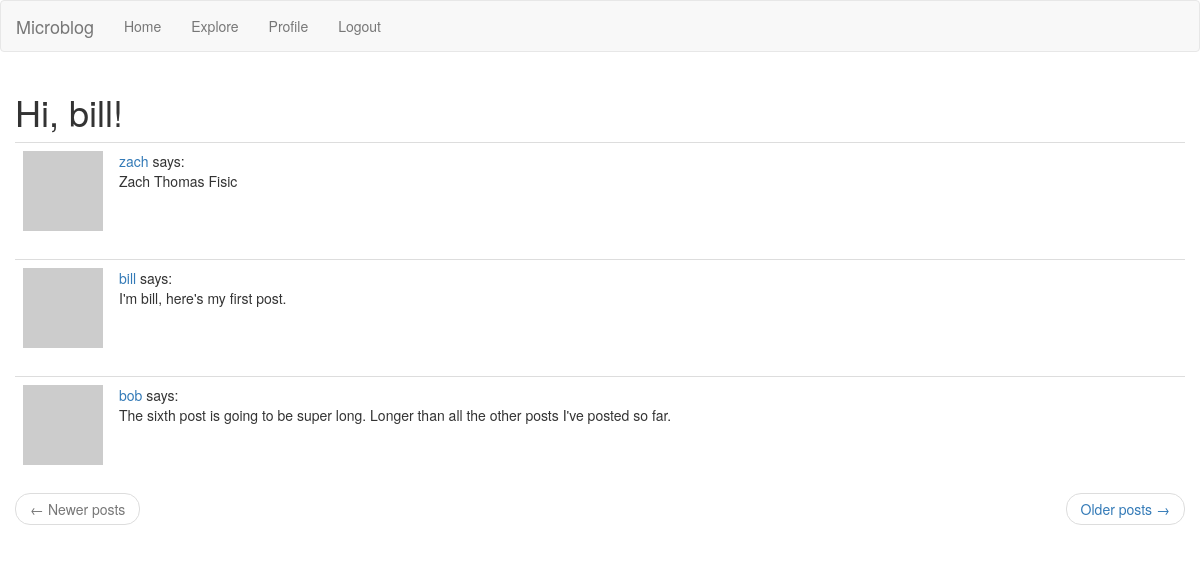
Screenshot of /explore (signed in) with the database file from the repository.
### app/models.py (models this page shows, shortened)
class User(UserMixin, db.Model):
  id = db.Column(db.Integer, primary_key=True)
  username = db.Column(db.String(64), index=True, unique=True)
  email = db.Column(db.String(120), index=True, unique=True)
  password_hash = db.Column(db.String(128))
  posts = db.relationship('Post', backref='author', lazy='dynamic')
  about_me = db.Column(db.String(140))
  last_seen = db.Column(db.DateTime, default=datetime.utcnow)
  followed = db.relationship(
    'User',
    secondary=followers,
    primaryjoin=(followers.c.follower_id == id),
    secondaryjoin=(followers.c.followed_id == id),
    backref=db.backref('followers', lazy='dynamic'),
    lazy='dynamic'
  )
  def avatar(self, size):
    digest = md5(self.email.lower().encode('utf-8')).hexdigest()
    return 'https://www.gravatar.com/avatar/{}?d=identicon&s={}'.format(digest, size)

class Post(db.Model):
  id = db.Column(db.Integer, primary_key=True)
  body = db.Column(db.String(140))
  timestamp = db.Column(db.DateTime, index=True, default=datetime.utcnow)
  user_id = db.Column(db.Integer, db.ForeignKey('user.id'))

### app/routes.py (the view)
@app.route('/explore')
@login_required
def explore():
  page = request.args.get('page', 1, type=int)
  posts = Post.query.order_by(Post.timestamp.desc()).paginate(page, app.config['POSTS_PER_PAGE'], False)
  next_url = url_for('explore', page=posts.next_num) if posts.has_next else None
  prev_url = url_for('explore', page=posts.prev_num) if posts.has_prev else None
  return render_template('index.html', title='Explore', posts=posts.items, next_url=next_url, prev_url=prev_url)

### app/models.py (called while the page is built)
@login.user_loader
def load_user(id):
  return User.query.get(int(id))

### app/routes.py (called while the page is built)
@app.before_request
def before_request():
  if current_user.is_authenticated:
    current_user.last_seen = datetime.utcnow()
    db.session.commit()

### app/templates/index.html (shortened to what this page needs)
{% extends "base.html" %}
{% import 'bootstrap/wtf.html' as wtf %}
{% block app_content %}
  <h1>Hi, {{ current_user.username }}!</h1>
  {% for post in posts %}
    {% include 'post.html' %}
  {% endfor %}
  <nav aria-label="...">
    <ul class="pager">
      <li class="previous{% if not prev_url %} disabled{% endif %}">
        <a href="{{ prev_url or '#' }}">
          <span aria-hidden="true">&larr;</span> Newer posts
        </a>
      </li>
      <li class="next{% if not next_url %} disabled{% endif %}">
        <a href="{{ next_url or '#' }}">
          Older posts <span aria-hidden="true">&rarr;</span>
        </a>
      </li>
    </ul>
  </nav>
{% endblock %}

### app/templates/post.html
<table class="table table-hover">
  <tr>
    <td width="70px">
      <a href="{{ url_for('user', username=post.author.username) }}">
        <img src="{{ post.author.avatar(70) }}" />
      </a>
    </td>
    <td>
      <a href="{{ url_for('user', username=post.author.username) }}">
        {{ post.author.username }}
      </a>
      says:<br>
      {{ post.body }}
    </td>
  </tr>
</table>

### rows the page displays
User: username "bill"
Post: author.username "zach", body "Zach Thomas Fisic"
Post: author.username "bill", body "I'm bill, here's my first post."
Post: author.username "bob", body "The sixth post is going to be super long. Longer than all the other posts I've posted so far."
